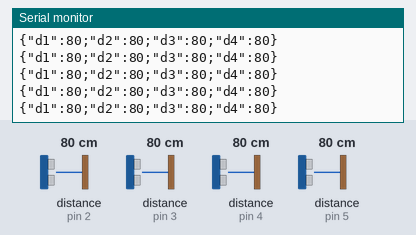
The sketch below on a simulated Arduino Uno, built with avr-gcc and run on an emulated ATmega328P. Parts: the last lines printed to the serial monitor. Inputs (shaded band) come from the test bench; at power-on: distance to the obstacle (sensors on pin 2, pin 3, pin 4, pin 5) 80 cm.

Above: at 1.2 s.
1.3 s: distance to the obstacle (sensor on pin 2) set to 2 cm
At 1.9 s:
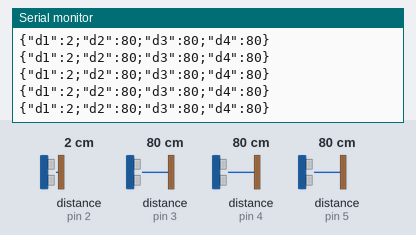
4.3 s: distance to the obstacle (sensor on pin 3) set to 2 cm
At 5.4 s:
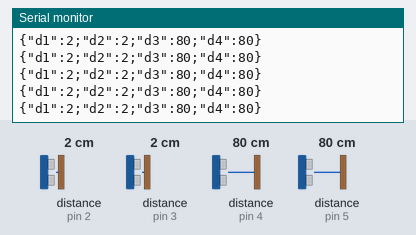
7.3 s: distance to the obstacle (sensor on pin 4) set to 2 cm
At 8.2 s:
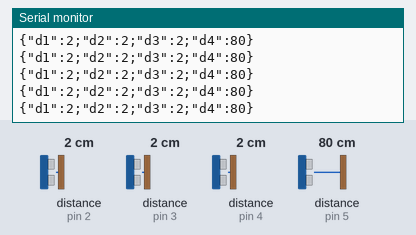
10.3 s: distance to the obstacle (sensor on pin 5) set to 120 cm
At 11.2 s:
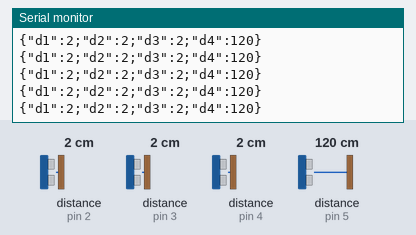
13.3 s: distance to the obstacle (sensor on pin 2) set to 18 cm
At 14.1 s:
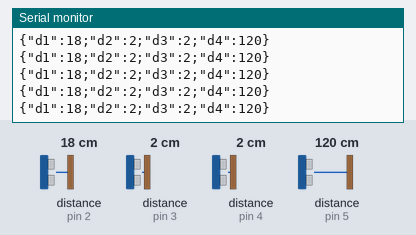
16.3 s: distance to the obstacle (sensor on pin 3) set to 18 cm
At 17.1 s:
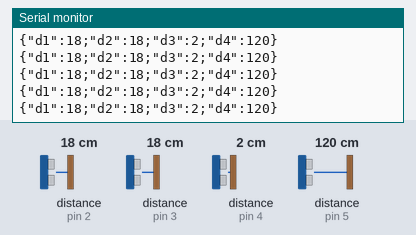
Timing chart, 0 to 19.3 s (numbered marks = the images above; inputs shaded):
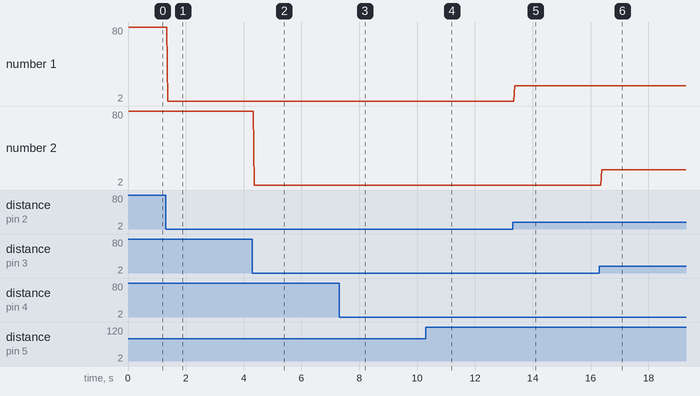

The sketch:

boite5_arduino.ino
```cpp
#include "Ultrasonic.h" // importer la bibliothèque
Ultrasonic ultrasonic1(2); // la broche "sig" du capteur est branchée sur "D2" de l'arduino
Ultrasonic ultrasonic2(3); // la broche "sig" du capteur est branchée sur "D2" de l'arduino
Ultrasonic ultrasonic3(4); // la broche "sig" du capteur est branchée sur "D2" de l'arduino
Ultrasonic ultrasonic4(5); // la broche "sig" du capteur est branchée sur "D2" de l'arduino

void setup() {
  Serial.begin(9600);
}

void loop() {
  long v1 = ultrasonic1.MeasureInCentimeters(); // mesurer la distance en cm
  long v2 = ultrasonic2.MeasureInCentimeters();
  long v3 = ultrasonic3.MeasureInCentimeters();
  long v4 = ultrasonic4.MeasureInCentimeters();


   // construire une chaine de caractère par concatenation
  String json;
  json = "{\"d1\":"; // on ajoute la première clé "photor1"
  json = json + v1; // on ajoute la première valeur
  json = json +";\"d2\":"; // on ajoute la seconde clé "photor2"
  json = json +  v2;// on ajoute la seconde valeur
  json = json +";\"d3\":"; // on ajoute la seconde clé "photor2"
  json = json +  v3;// on ajoute la seconde valeur
  json = json +";\"d4\":"; // on ajoute la seconde clé "photor2"
  json = json +  v4;// on ajoute la seconde valeur
  json = json + "}";

  Serial.println(json);

  delay(5); // attendre un peu entre deux mesures.
}
```

Measured:
- after the input at 1.3 s, the serial monitor: prints a new line after 0.07 s (image 1)
- after the input at 4.3 s, the serial monitor: prints a new line after 0.07 s (image 2)
- after the input at 7.3 s, the serial monitor: prints a new line after 0.10 s (image 3)
- after the input at 10.3 s, the serial monitor: prints a new line after 0.09 s (image 4)
- after the input at 13.3 s, the serial monitor: prints a new line after 0.08 s (image 5)
- after the input at 16.3 s, the serial monitor: prints a new line after 0.08 s (image 6)
- plotted number 1: 2 → 18 after the input at 13.3 s
